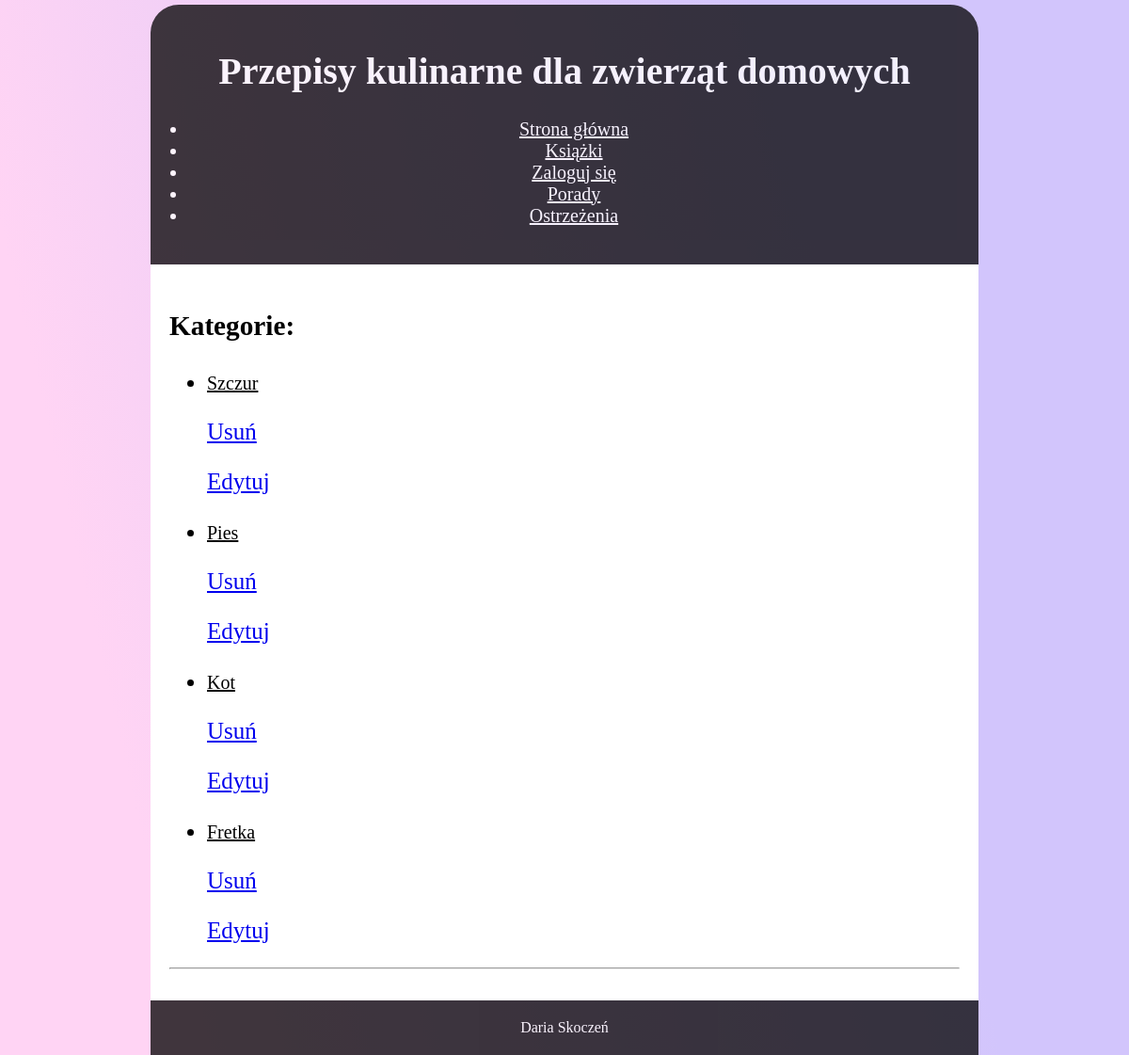
The app's page /recipes/ with its own data.
### recipes/models.py (models this page shows, shortened)
class Category(models.Model):
    name = models.CharField(max_length=20)
    typ = models.CharField(max_length=20, null=True) #gromada
    gromada = models.CharField(max_length=20, null=True) #klasa
    rzad = models.CharField(max_length=20, null=True) #rząd

### recipes/views.py (the view)
# urls.py: path('', views.IndexView.as_view(), name='index'),
class IndexView(generic.ListView):
     context_object_name = 'cat_list'
     template_name = 'recipes/index.html'
     def get_queryset(self):
        return Category.objects.all()

### recipes/templates/recipes/index.html (shortened to what this page needs)
<!DOCTYPE html>
<html>
<head>
    {% load static %}
    <link rel="stylesheet" type="text/css" href="{% static 'recipes/style.css' %}">
</head>
<body>
    <header>
        <div class="header">
            <h1>Przepisy kulinarne dla zwierząt domowych</h1>
        </div>
        <nav>
            <ul>
                <li><a href="{% url 'index' %}">Strona główna</a></li>
                <li><a href="{% url 'book' %}">Książki</a></li>
                <li><a href="{% url 'login' %}">Zaloguj się</a></li>
                <li><a href="{% url 'advice' %}">Porady</a></li>
                <li><a href="{% url 'warnings' %}">Ostrzeżenia</a></li>
            </ul>
        </nav>
    </header>
    <main>
        <div class="ans">
            <h3>Kategorie:</h3>
            {% if cat_list %}
            <ul>
                {% for category in cat_list %}
                <li><a href="{% url 'detail' category.id %}">{{ category.name }}</a></li>
                <p><a href="{% url 'delCategory' category.id %}">Usuń </a></p>
                <p><a href="{% url 'editCategory' category.id %}">Edytuj </a></p>
                {% endfor %}
            </ul>
            {% else %}
            <p>Brak kategorii.</p>
            {% endif %}
            <hr>
        </div>
    </main>
    <footer>
        Daria Skoczeń
    </footer>
</body>
</html>

### recipes/static/recipes/style.css (style rules this page uses)
body { background: linear-gradient(13deg, #ffd4f4 14%,#d2c5fc 73%); background: -moz-linear-gradient(13deg, #ffd4f4 14%,#d2c5fc 73%); background: -webkit-linear-gradient(13deg, #ffd4f4 14%,#d2c5fc 73%); margin: 0; margin-top: 5px; }
li a { font-family: verdana; color: black; font-size: 20px; }
header { margin-left: auto; margin-right: auto; border-radius: 30px 30px 0px 0px; padding: 20px; text-align: center; background: black; color: white; font-size: 20px; opacity: 0.75; width: 70%; }
header ul { padding: 0; }
header li { margin-left: 20px; }
header ul li a { color: white; }
main { margin: auto; background: white; padding: 20px; font-size: 25px; width: 70%; }
footer { text-align: center; padding: 20px; background-color: black; color: white; margin-left: auto; margin-right: auto; margin-bottom: 0px; opacity: 0.75; width: 70%; }

### records on screen
Category: name "Szczur"
Category: name "Pies"
Category: name "Kot"
Category: name "Fretka"
